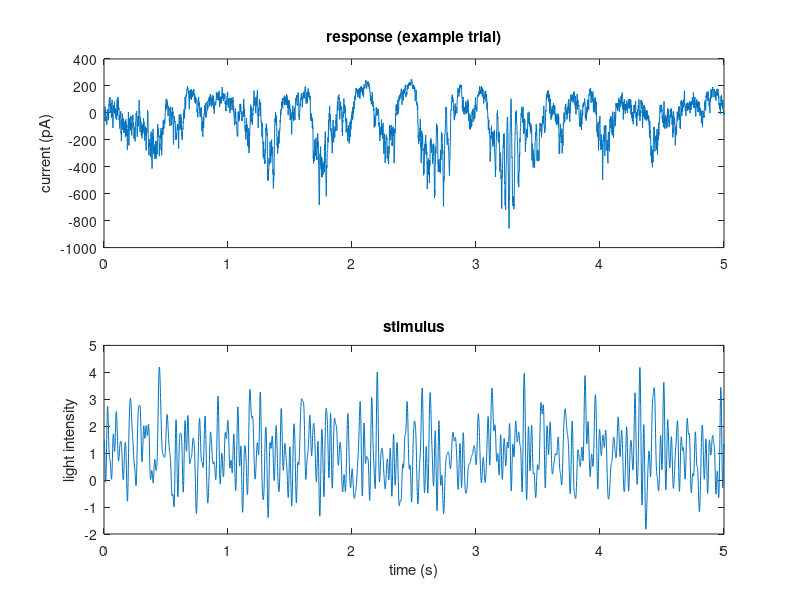

Here is the MATLAB script that generated this plot: (Note: this script raises an error after producing the figure.)
%% CascadeGraph Demo: Linear-Nonlinear Models
% This script introduces basic functionality of CascadeGraph. We will implement
% a simple two-stage linear-nonlinear (LN) cascade model to predict a visual
% neuron's response to a white-noise light stimulus. We'll do this in a few
% different ways to illustrate some of the options available.
% 
% A LN model consists of a linear filter and a nonlinearity in series. The goal
% is to pick the filter and nonlinearity such that, given some stimulus, the
% model produces a good prediction of the neuron's response. Even such a simple
% model can achieve impressive predictive power when the statistics of the noise
% stimulus, like mean and variance, are held stationary.

%% Set constant settings

clear; close all;

SETTINGS.frequencyCutoff  = 20;

% for filter:
SETTINGS.filterPts        = 1250;  % length of ONE SIDE of filter (causal or anti-causal side)
SETTINGS.useAnticausal    = false;
SETTINGS.correctStimPower = false;

% for nonlinearity:
SETTINGS.numBins          = 100;
SETTINGS.binningType      = 'equalN';

% for polynomial fit of nonlinearity:
SETTINGS.polyFitDegree    = 3;

%% Load data
% We start with some example data containing electrical responses recorded in a
% visual neuron while a noisy light stimulus was presented. We load matrices
% containing the stimulus and the response, where each row contains data from a
% single trial.

addpath([pwd '/util']);
S = load('exampleData.mat');

% Split data into training and test sets (80/20 split)
response = S.response(1:16,:);
stimulus = S.stimulus(1:16,:);
responseTestSet = S.response(17:20,:);
stimulusTestSet = S.stimulus(17:20,:);
samplingInterval = S.samplingInterval;

% Time vectors for plotting
tFilter = ((1:SETTINGS.filterPts) * samplingInterval)';
tTrial  = ((1:length(response)) * samplingInterval)';

% Visualize example trial
subplot(2,1,1); plot(tTrial, response(1,:));
title('response (example trial)'); ylabel('current (pA)');
subplot(2,1,2); plot(tTrial, stimulus(1,:));
title('stimulus'); xlabel('time (s)'); ylabel('light intensity');

%% Filter out high-frequency noise

response = applyFrequencyCutoff(response, SETTINGS.frequencyCutoff, samplingInterval);

%% Compute filter
% Because the stimulus is gaussian white noise, the best filter can be computed
% using a cross-correlation between stimulus and response:

[filterCausal, filterAnticausal] = computeFilter(stimulus, response, SETTINGS.filterPts, ...
    SETTINGS.correctStimPower, SETTINGS.frequencyCutoff, samplingInterval);

if SETTINGS.useAnticausal
    filter = [filterCausal filterAnticausal];
else
    filter = filterCausal;
end
filter = filter/max(abs(filter));
clear filterCausal filterAnticausal

%% Compute model prediction (without computation graph)
% The real power of CascadeGraph is in building models in a graph, where nodes
% are computational elements and edges control the flow of data. However,
% because LN models only contain two computational elements it's worth getting
% started by writing out the model without the graph representation.

% Filter stimulus with filter computed earlier
generatorSignal = convolveFilterWithStim(filter, stimulus, SETTINGS.useAnticausal);

% Sample the input-output relationship between the filtered stimulus and the
% target response, and use polynomial curve fitting to describe the curve.
[nlX, nlY] = sampleNl(generatorSignal, response, SETTINGS.numBins, SETTINGS.binningType); 
[polyfitResults.coeff, ~, polyfitResults.mu] = polyfit(nlX, nlY, SETTINGS.polyFitDegree);

% Now we have our filter and nonlinearity. Compute prediction on test data.
generatorSignal = convolveFilterWithStim(filter, stimulusTestSet, SETTINGS.useAnticausal);
prediction = polyval(polyfitResults.coeff, generatorSignal, [], polyfitResults.mu);

% Evaluate performance
rSquared = computeVarianceExplained(prediction, responseTestSet);
rSquaredAll = computeVarianceExplained(reshape(prediction',1,[]), reshape(responseTestSet',1,[]));
disp(['Overall R^2: ' num2str(rSquaredAll) '   Mean R^2: ' num2str(mean(rSquared))])

% Plot
figure; subplot(2,1,1);
plot(tFilter, filter);
xlabel('time (s)');
title('filter');

subplot(2,1,2); hold on;
plot(nlX, nlY, 'ko');
plot(nlX, polyval(polyfitResults.coeff, nlX, [], polyfitResults.mu));
xlabel('filtered stimulus value'); ylabel('output (pA)');
title('nonlinearity');

figure; hold on;
plot(tTrial, responseTestSet(1,:));
plot(tTrial, prediction(1,:), 'linewidth', 2);
xlabel('time (s)'); ylabel('current (pA)');

%% Compute model prediction (with computation graph)
% Now let's do the same thing, but this time using node objects that represent
% the two stages. In addition to the nodes representing the filter and
% nonlinearity, we create a node that stores the stimulus and place it upstream
% of the filter node. The graph then has everything necessary to run the model.
% 
% To keep things interesting, we'll compare LN models that use two different
% methods of fitting the nonlinearity: polynomial and sigmoid. We'll use
% different node classes for these. In this particular case the two node types
% can be placed in the same graph without affecting each other.
% 
% Each of the nonlinearity nodes contains parameters that define the form of the
% nonlinearity, and these parameters must be optimized. This is done for each
% nonlinearity separately using the fitToSample() method.

dataNodeInstance = DataNode(stimulusTestSet);
filterNodeInstance = FilterNode(filter, SETTINGS.useAnticausal);
filterNodeInstance.upstream.add(dataNodeInstance);

% Try polynomial fit nonlinearity
polyfitNlNodeInstance = PolyfitNlNode();
polyfitNlNodeInstance.fitToSample(nlX, nlY, SETTINGS.polyFitDegree);
polyfitNlNodeInstance.upstream.add(filterNodeInstance);

predictionPolyfitNl = polyfitNlNodeInstance.processUpstream();

% Try sigmoid nonlinearity
sigmoidNlNodeInstance = SigmoidNlNode();
sigmoidNlNodeInstance.fitToSample(nlX, nlY);
sigmoidNlNodeInstance.upstream.add(filterNodeInstance);

predictionSigmoidNl = sigmoidNlNodeInstance.processUpstream();

% Evaluate performance
rSquaredAllPoly = computeVarianceExplained(...
    reshape(predictionPolyfitNl',1,[]), reshape(responseTestSet',1,[]));
rSquaredAllSig  = computeVarianceExplained(...
    reshape(predictionSigmoidNl',1,[]), reshape(responseTestSet',1,[]));
disp(['PolyFit - Overall R^2: ' num2str(rSquaredAllPoly)])
disp(['Sigmoid - Overall R^2: ' num2str(rSquaredAllSig)])

% Plot
figure; subplot(2,1,1); 
plot(tFilter, filter);
xlabel('time (s)');
title('filter');

subplot(2,1,2); hold on;
plot(nlX, nlY, 'ko');
plot(nlX, polyfitNlNodeInstance.process(nlX));
plot(nlX, sigmoidNlNodeInstance.process(nlX));
xlabel('filtered stimulus value'); ylabel('output (pA)');
title('nonlinearity');

%% Jointly fit parameterized filter and nonlinearity
% In the previous example, the nodes that require optmization are optimized
% separately. But often we need to optimize two or more components jointly, such
% as when multiple parameterized components need to be optimized and the
% paremeters of one component influence the optimal parameters of the others.
% 
% To jointly optimize multiple nodes, build a graph with these nodes inside
% another node object, a "hyper-node", which stores the graph and all the free
% parameters needed to define the contained nodes. The parameters are then
% optimized together within that node, as with any parameterized node. We have
% now encountered all three of the core abstract node classes: All nodes are
% ModelNodes, some ModelNodes are ParameterizedNodes, and some
% ParameterizedNodes are HyperNodes. Subclasses of HyperNode inherit (from
% ParameterizedNode) the machinery to optimize free params, such as the method
% optimizeParams().
% 
% In this example, instead of using the filter computed by cross-correlation we
% will use a parameterized filter and optimize it jointly with a sigmoid
% nonlinearity. The filter and nonlinearity nodes are instantiated in an
% instance of a node class called LnHyperNode. (Note: The hyper-node should
% contain a graph that includes all nodes being jointly optimized, but it
% doesn't need to contain the entire model. For instance, in this example the
% DataNode that stores the stimulus remains outside the hyper node and is
% referenced in the hypernode's "upstream" field.)

stimNode = DataNode(stimulus);
model = LnHyperNode();
model.upstream.add(stimNode);
model.dt_stored = samplingInterval;

% Initialize hyper node params
p0 = [5
      3
      0.1
      11
      800
      800
      0.001
      0.001
      -600];

% Optimize hyper node params
optimIters = 5;
for ii = 1:optimIters
    model.optimizeParams(p0, stimulus, response, samplingInterval);
    p0 = model.getFreeParams;
    
    % Compute prediction
    prediction = model.processUpstream();
    
    rSquaredAll = computeVarianceExplained(reshape(prediction',1,[]), reshape(response',1,[]));
    disp(['Parameterized LN training iter ' num2str(ii) ' R^2: ' num2str(rSquaredAll)])
end

% Compute test prediction
stimNode.data = stimulusTestSet;
prediction = model.processUpstream();

% Evaluate and visualize
rSquaredAll  = computeVarianceExplained(...
    reshape(prediction',1,[]), reshape(responseTestSet',1,[]));
disp(['Overall test R^2: ' num2str(rSquaredAllSig)])

figure; subplot(2,1,1);
plot(tFilter, model.subnodes.filter.getFilter(SETTINGS.filterPts, samplingInterval), 'linewidth', 2);
xlabel('time (s)');
title('filter');

generatorSignal = model.subnodes.filter.process(stimNode.data, samplingInterval);
[nlX, nlY] = sampleNl(generatorSignal, responseTestSet, SETTINGS.numBins, SETTINGS.binningType);
subplot(2,1,2); hold on;
plot(nlX, model.subnodes.nonlinearity.process(nlX), 'linewidth', 2);
plot(nlX, nlY, '.');
xlabel('filtered stimulus value'); ylabel('output (pA)');
title('nonlinearity');

%% Try experimenting with more complicated models
% The examples in this demo require only a few nodes and a simple chaining of
% model stages. But because each node can have multiple parents and children, it
% is possible to build larger graphs with more complicated structure. Try
% building a more ambitious model for your use case. Keep in mind that currently
% CascadeGraph does not handle cycles in the model graph, meaning the package
% would need to be extended to incorporate feedback or closed-loop simulations.
